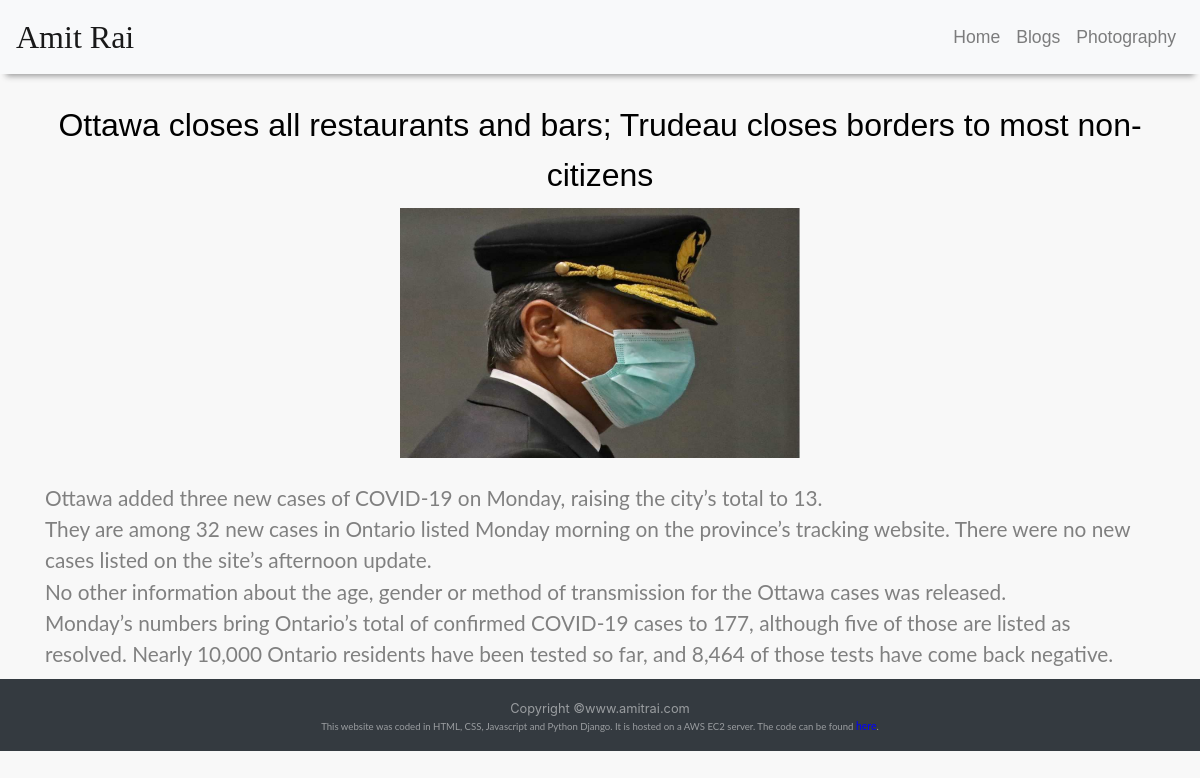
The app's page /post/4 with its own data.
### blogsite/models.py (models this page shows, shortened)
class Post(models.Model):
    author = models.ForeignKey('auth.User',on_delete=models.CASCADE)
    title = models.CharField(max_length=200)
    text = RichTextUploadingField()
    created_date = models.DateTimeField(default=timezone.now)
    published_date = models.DateTimeField(blank=True, null=True)
    post_pic = models.ImageField(upload_to='post_pics',blank=True)

### blogsite/views.py (the view)
# urls.py: path('post/<int:pk>', views.PostDetailView.as_view(), name='post_detail'),
class PostDetailView(DetailView):
    model = Post

### blogsite/templates/blogsite/post_detail.html (shortened to what this page needs)
{% extends 'blogsite/base.html' %}
{% block content %}
<div  class="container" style="margin-top:100px">
        <h1 class='posttitle loader' style="text-transform: none;font-size: 2rem;font-family: 'Arial';font-weight: 400;line-height: 50px;">{{ post.title }}</h1>
        <div align="center">
        <img class="responsive" src="{{post.post_pic.url}}" style="height: 250px;width: 400px">
        </div>
       <br>
      <div style="color: grey;font-size: 1.30rem;font-family: serif; text-align: justify-all;">{{ post.text|safe }}</div>
</div>
{% endblock %}

### blogsite/static/css/main.css (style rules this page uses)
p { font-family: 'Lato', sans-serif; text-align: left; margin:0px; }
h1, h2, h3, h4, h5, h6, .h1, .h2, .h3, .h4, .h5, .h6 { color:#000; }
h1 { font-family: 'Montserrat', sans-serif; font-size:2.3em; line-height:76px; font-weight:400; margin:0px; padding-bottom:8px; }

### blogsite/static/css/blog.css (style rules this page uses)
body { height: 100%; background: #f8f8f8; }
.posttitle { font-family: 'Russo One', sans-serif; font-size: 1.5em; text-align: center; }

### records on screen
Post: title "Ottawa closes all restaurants and bars; Trudeau closes borders to most non-citizens", post_pic (picture), text "Ottawa added three new cases of COVID-19 on Monday, raising the city’s total to 13. They are among 32 new cases in Ontario listed Monday morning on the province’s tracking website. There were no new cases listed on the site’s afternoon update. No other information about the age, gender or method of transmission for the Ottawa cases was released. Monday’s numbers bring Ontario’s total of confirmed COVID-19 cases to 177, although five of those are listed as resolved. Nearly 10,000 Ontario residents have been tested so far, and 8,464 of those tests have come back negative."
